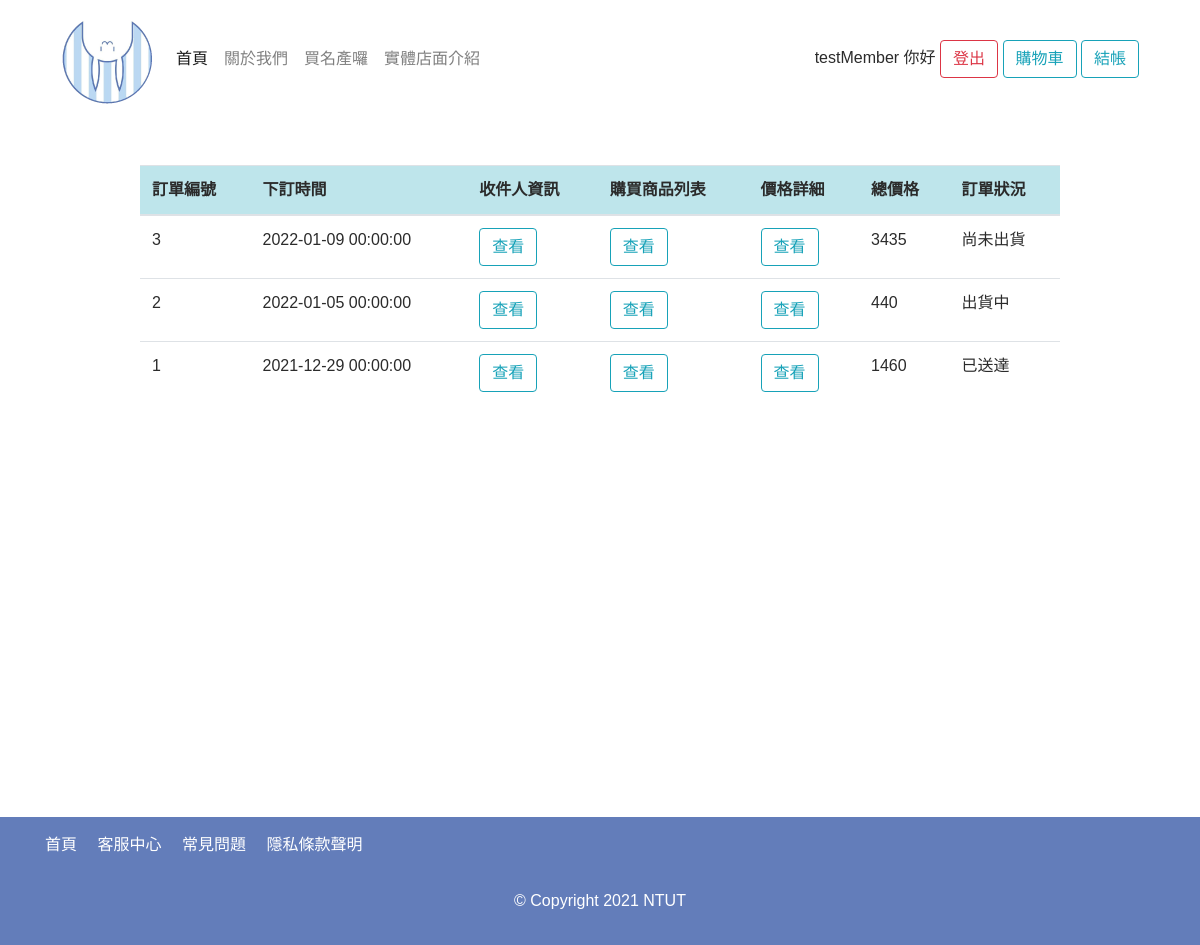
/order_list.php (signed in), run on an earlier commit of the app's database.
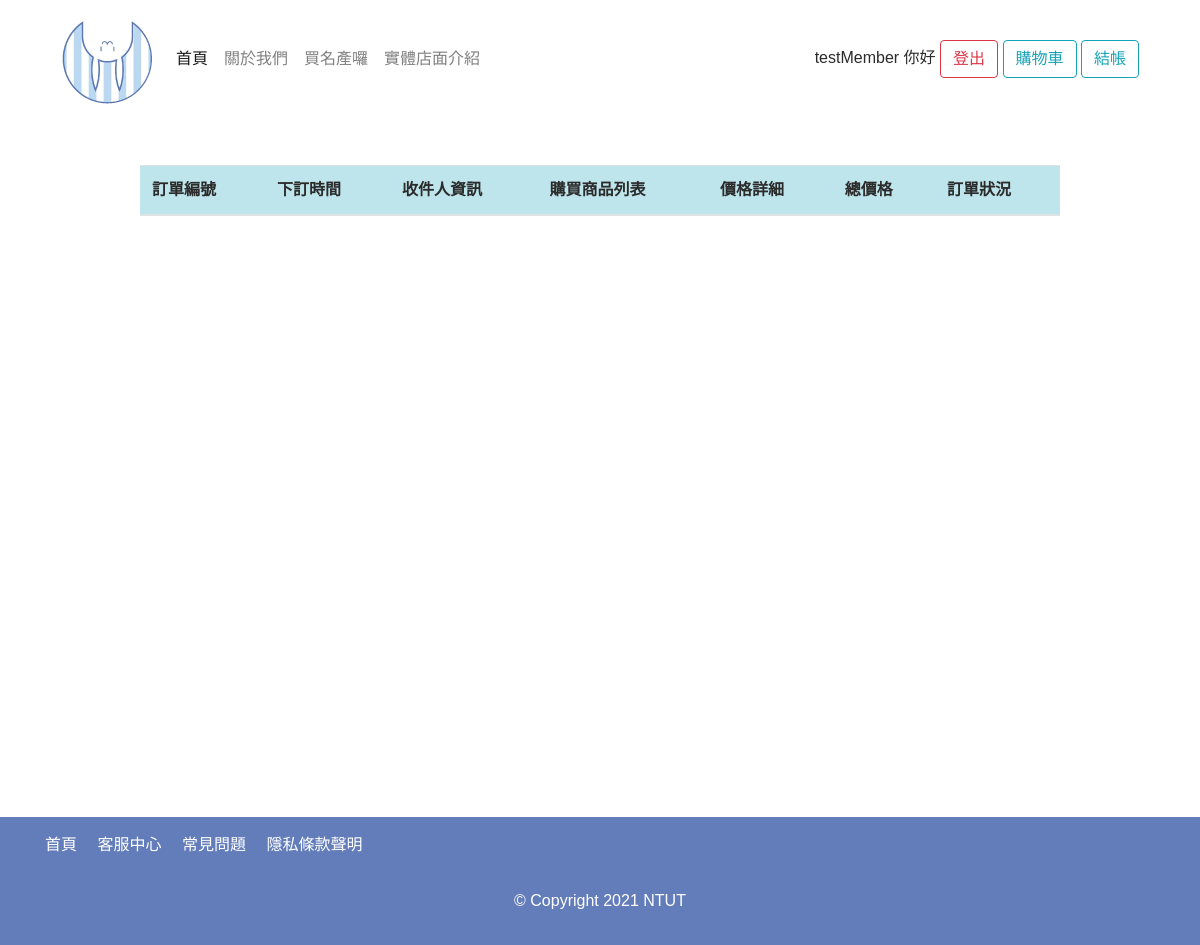
And on a later commit of the database.
### tables this page shows
create table `Order`(
	Order_ID int not null AUTO_INCREMENT, 
	Member_ID int not null,
	Coupon_ID int not null,
	Payment_method VARCHAR(20),
	Payment_Date DATETIME,
	Deliver_method VARCHAR(20),
    Deliver_address VARCHAR(100),
	Total_price INT,
	Discounted_price INT,
	Order_date DATETIME,
	Order_status INT not null,
	primary key (Order_ID),
	foreign key (Member_ID) references `Member`(Member_ID) on update cascade On delete cascade,
	foreign key (Coupon_ID) references Coupon(Coupon_ID) on update cascade on delete cascade
);

### dbtools.inc.php (called while the page is built, shortened)
<?php
  function execute_sql($link, $database, $sql)
  {
    mysqli_select_db($link, $database)
      or die("開啟資料庫失敗: " . mysqli_error($link));
    $result = mysqli_query($link, $sql);
    return $result;
  }
?>

### function.php (the view, shortened to what this page needs)
<?php
require_once("dbtools.inc.php");
    function createOrderList($id)
    {
        $link = create_connection();
        $sql = "SELECT *
                FROM `Order`as O
                Where O.Order_ID = $id;";
        $result = execute_sql($link, "DBS_project", $sql);
        $data = mysqli_fetch_array($result);
        if ($data["Order_status"] == 0) {
            $status = '尚未出貨';
        } elseif ($data["Order_status"] == 1) {
            $status = '出貨中';
        } elseif ($data["Order_status"] == 2) {
            $status = '已送達';
        } else {
            $status = '發生錯誤';
        };
        $txt = '<tr>
                    <td>' . $data[0] . '</td>
                    <td>' . $data["Order_date"] . '</td>
                    <td><button class="btn btn-outline-info text-info my-2 my-sm-0" data-toggle="modal" data-target="#OrderReceiverModal' . $data["Order_ID"] . '">查看</button></td>
                    <td><button class="btn btn-outline-info text-info my-2 my-sm-0" data-toggle="modal" data-target="#OrderProductModal' . $data["Order_ID"] . '">查看</button></td>
                    <td><button class="btn btn-outline-info text-info my-2 my-sm-0" data-toggle="modal" data-target="#OrderTotalModal' . $data["Order_ID"] . '">查看</button></td>
                    <td>' . $data["Discounted_price"] . '</td>
                    <td>' . $status . '</td>
                    </tr>';
        echo $txt;
    }
    function getOrderListByIdDESC($page, $id)
    {
        $link = create_connection();
        $sql = "SELECT O.Order_ID
                FROM `Order` as O
                Where O.Member_ID = $id
                order by O.Order_ID DESC;";
        $result = execute_sql($link, "DBS_project", $sql);
        $full_data = array();
        while ($single_data = mysqli_fetch_array($result)) {
            array_push($full_data, $single_data);
        };
        $num = count($full_data);
        $txt = "";
        $product_num_each_page = 9;
        $first_index = ($page - 1) * $product_num_each_page;
        if ($first_index + $product_num_each_page > $num) {
            $last_index = $num;
        } else {
            $last_index = $first_index + $product_num_each_page;
        }
        for ($i = $first_index; $i < $last_index; $i++) {
            if ($full_data[$i][0] != null) {
                $txt .= createOrderList($full_data[$i][0]);
            }
        };
        return $txt;
    }

### order_list.php (shortened to what this page needs)
<?php
$id = $_COOKIE["id"];
$NickName = $_COOKIE["NickName"];
?>
<!DOCTYPE html>
<html lang="en">
<head>
    <link rel="stylesheet" href="./css/bootstrap.min.css">
    <link rel="stylesheet" href="./css/color.css">
    <link href="https://use.fontawesome.com/releases/v5.0.6/css/all.css" rel="stylesheet">
    <link rel="stylesheet" href="./css/style.css">
</head>
<body>
    <header class="container">
        <nav class="navbar navbar-expand-lg navbar-light bg-white">
            <a class="navbar-brand" href="index.php">
                <img src="./images/logo.png" alt="logo">
            </a>
            <div class="collapse navbar-collapse" id="navbarNav">
                <ul class="navbar-nav">
                    <li class="nav-item active">
                        <a class="nav-link" href="index.php">首頁</a>
                    </li>
                    <li class="nav-item">
                        <a class="nav-link" href="about.php">關於我們</a>
                    </li>
                    <li class="nav-item">
                        <a class="nav-link" href="shop.php">買名產囉</a>
                    </li>
                    <li class="nav-item">
                        <a class="nav-link" href="https://www.ntut.edu.tw/">實體店面介紹</a>
                    </li>
                </ul>
                <div class="ml-auto">
                    <a href='main.php'><?= $NickName ?></a> 你好
                    <a href='logout.php' class='btn btn-outline-danger text-danger my-2 my-sm-0'>登出</a>
                    <a href="cart.php" class="btn btn-outline-info text-info my-2 my-sm-0">購物車</a>
                    <a href="checkout.php" class="btn btn-outline-info text-info my-2 my-sm-0">結帳</a>
                </div>
            </div>
        </nav>
    </header>
    <section class="page-content">
        <div class="container pt-5 pb-5">
            <div class="row">
                <div class="col-0 col-md-1 bg"></div>
                <div class="col-12 col-md-10 mb-5">
                    <div>
                        <table class="table table-borderless">
                            <thead class="table-info">
                                <tr>
                                    <th>訂單編號</th>
                                    <th>下訂時間</th>
                                    <th>收件人資訊</th>
                                    <th>購買商品列表</th>
                                    <th>價格詳細</th>
                                    <th>總價格</th>
                                    <th>訂單狀況</th>
                                </tr>
                            </thead>
                            <tbody>
                                <?php
                                include_once("function.php");
                                if (isset($_GET["page"])) {
                                    $page = $_GET["page"];
                                } else {
                                    $page = 1;
                                }
                                getOrderListByIdDESC($page, $id);
                                ?>
                            </tbody>
                        </table>
                    </div>
                </div>
                <div class="col-0 col-md-3"></div>
            </div>
        </div>
        <?php
        include_once("function.php");
        ?>
    </section>
    <footer class="bg-pekoradark">
        <div class="container pt-3 pb-3">
            <div class="row">
                <div class="col-12 col-md-6 mb-3">
                    <ul class="footer-menu">
                        <li><a href="index.php">首頁</a></li>
                        <li><a href="#">客服中心</a></li>
                        <li><a href="#">常見問題</a></li>
                        <li><a href="#">隱私條款聲明</a></li>
                    </ul>
                </div>
                <div class="col-12 mt-3">
                    <p class="text-white text-center">© Copyright 2021 NTUT </p>
                </div>
            </div>
        </div>
    </footer>
</body>
</html>

### css/color.css (style rules this page uses)
.bg-pekoradark { background-color: #637DBA; }

### css/style.css (style rules this page uses)
html { margin: 0; padding: 0; }
body { font-family: 'Noto Sans TC', sans-serif; color: #2b2b2b; }
a, a:active, a:hover, a:link, a:visited { text-decoration: none; outline: none; color: #2b2b2b; }
.footer-menu { display: block; list-style: none; padding: 0; margin: 0; }
.footer-menu > li { display: inline-block; margin-right: 1rem; }
.footer-menu > li > a { color: #fff; padding: 1rem 0; }
.page-content { min-height: 700px; }

What changed in the data, as far as the page shows it:
no longer on this page (row edited): order: Order_ID "3", Order_date "2022-01-09 00:00:00", Discounted_price "3435", Order_status "尚未出貨"
no longer on this page (row edited): order: Order_ID "2", Order_date "2022-01-05 00:00:00", Discounted_price "440", Order_status "出貨中"
no longer on this page (row edited): order: Order_ID "1", Order_date "2021-12-29 00:00:00", Discounted_price "1460", Order_status "已送達"
Also different on the page:
text no longer shown: "查看 查看 查看 查看 查看 查看 查看 查看 查看"
